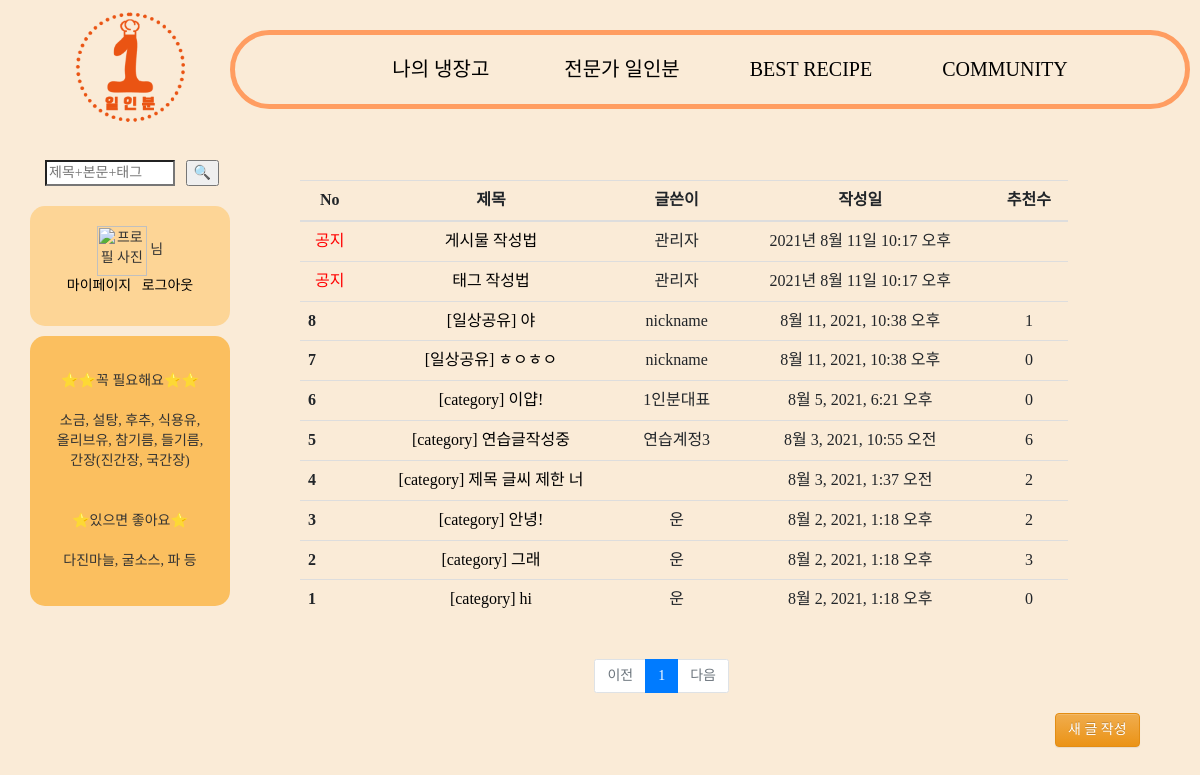
/community/list/ (signed in), run on an earlier commit of the app's database.
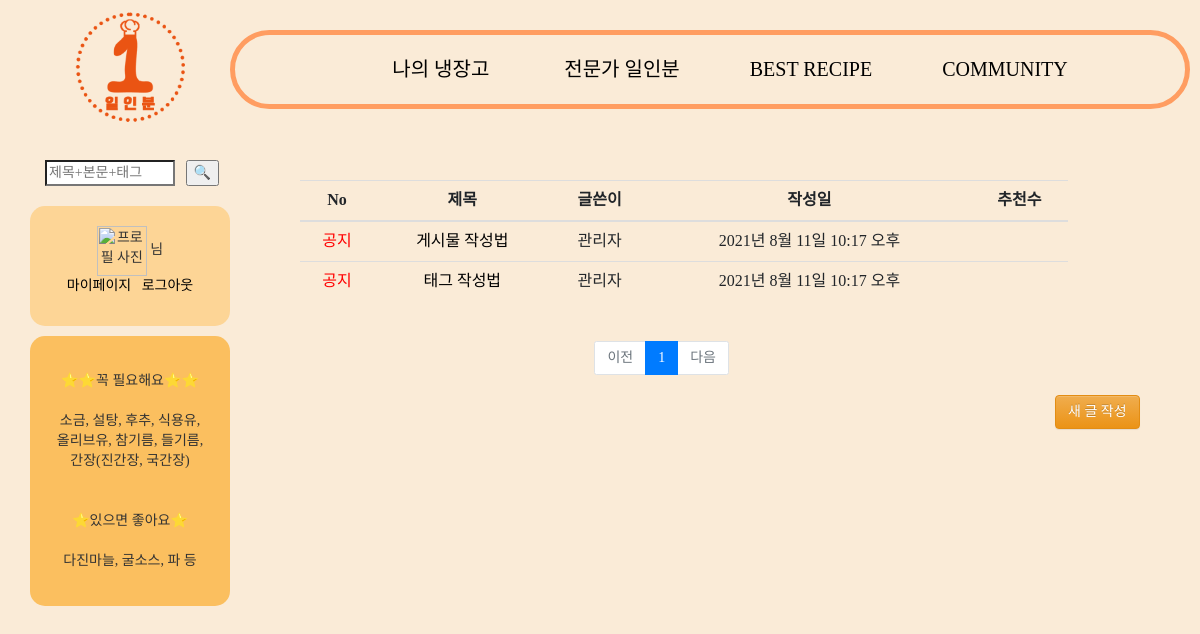
And on a later commit of the database.
### community/models.py (models this page shows, shortened)
class Post(models.Model):
    category_select = (
        ('일상공유','일상공유'),
        ('레시피공유', '레시피공유'),
    )
    writer = models.ForeignKey(CustomerUser, related_name="community", on_delete=models.CASCADE, verbose_name="작성자", null=True)
    title = models.CharField(max_length=100)
    content = models.TextField()
    category = models.CharField(max_length=30, choices=category_select, default='일상공유', null=True)
    pub_date = models.DateTimeField(auto_now_add=True, verbose_name="글작성일", null=True)
    like = models.ManyToManyField(CustomerUser, related_name='likes', blank=True)
    slug = models.SlugField('Slug', unique=False, allow_unicode=True, help_text='dashed words for title alias', null=True)
    tag = TagField()
    top_fixed = models.BooleanField(verbose_name='상단고정', default=False)

### accounts/models.py (models this page shows)
class CustomerUser(AbstractUser):
    POSITION = (
        ('일반', '일반'),
        ('사업자', '사업자'),
    )
    position = models.CharField(verbose_name='등급', max_length=1000, choices=POSITION)
    upload = CloudinaryField('uploads',blank=True,null=True)
    profile = CloudinaryField('images/',default='default_susbwu.JPG',blank=True,null=False)
    nickname = models.CharField(max_length=100)
    email = models.EmailField()
    def __str__(self):
        return self.nickname

### community/views.py (the view)
# urls.py: path('list/', views.list, name='list'),
def list(request):
    posts = Post.objects.order_by('-pub_date')
    notice_fixed = Post.objects.filter(top_fixed=True).order_by('-pub_date')
    page = request.GET.get('page','1')
    paginator = Paginator(posts, 10)
    page_obj = paginator.page(page)
    return render(request, 'list.html', {'posts': page_obj})

### community/templatetags/indexfilter.py (called while the page is built)
@register.filter
def sub(value, arg):
    return value - arg

### community/templates/list.html (shortened to what this page needs)
{% extends 'base.html' %}
{% load bootstrap4 %}
{% load static %}
{% block content %}
{% load indexfilter %}
<head>
</head>
<body>
    <div class="col-md-11">
        <div id="table1" class="row mt-5">
            <div class="col-12">
                <table class="table table-hover" style="text-align: center;">
                    <tr>
                    <th style="text-align: center;">No</th>
                    <th style="text-align: center;">제목</th>
                    <th style="text-align: center;">글쓴이</th>
                    <th style="text-align: center;">작성일</th>
                    <th style="text-align: center;">추천수</th>
                    </tr>
                <tbody>
                    <tr>
                        <td><font color="red">공지</font></td>
                        <td><a href="{% url 'notice1' %}">게시물 작성법</a></td>
                        <td>관리자</td>
                        <td>2021년 8월 11일 10:17 오후</td>
                        <td></td>
                    </tr>
                    <tr>
                        <td><font color="red">공지</font></td>
                        <td><a href="{% url 'notice2' %}">태그 작성법</a></td>
                        <td>관리자</td>
                        <td>2021년 8월 11일 10:17 오후</td>
                        <td></td>
                    </tr>
                    {% for post in posts %}
                    <tr>
                        <th scope="row">{{ posts.paginator.count|sub:posts.start_index|sub:forloop.counter0|add:1 }}</th>
                    {% if user.is_authenticated %}
                    <td><a href="{% url 'postshow' post.id %}">[{{ post.category }}] {{post.title}}</a></td>
                    {% else %}
                    <td><a href=""onclick = "return alert('로그인 후 열람 가능합니다.')">[{{ post.category }}] {{post.title}}</a></td>
                    {% endif %}
                    <td>{{ post.writer }}</td>
                    <td>{{ post.pub_date }}</td>
                    <td>{{ post.like.all.count }}</td>
                    </tr>
                    {% endfor %}
                </tbody>
                </table>
                </div>
            </div>
            <div class="page">
                <ul class="pagination justify-content-center">
                  {% if posts.has_previous %}
                  <li class="page-item">
                      <a class="page-link" href="?page={{ posts.previous_page_number }}">이전</a>
                  </li>
                  {% else %}
                  <li class="page-item disabled">
                      <a class="page-link" tabindex="-1" aria-disabled="true" href="#">이전</a>
                  </li>
                  {% endif %}
                  {% for page_number in posts.paginator.page_range %}
                      {% if page_number == posts.number %}
                      <li class="page-item active" aria-current="page">
                          <a class="page-link" href="?page={{ page_number }}">{{ page_number }}</a>
                      </li>
                      {% else %}
                      <li class="page-item">
                          <a class="page-link" href="?page={{ page_number }}">{{ page_number }}</a>
                      </li>
                      {% endif %}
                  {% endfor %}
                  {% if posts.has_next %}
                  <li class="page-item">
                      <a class="page-link" href="?page={{ posts.next_page_number }}">다음</a>
                  </li>
                  {% else %}
                  <li class="page-item disabled">
                      <a class="page-link" tabindex="-1" aria-disabled="true" href="#">다음</a>
                  </li>
                  {% endif %}
    </div>
    <div id="new">
    {% if user.is_authenticated %}
        <a class="new" href="{% url 'postcreate' %}"><button type="button" class="btn btn-warning">새 글 작성</button></a>
        {% endif %}
    </div>
</body>
{% endblock %}

What changed in the data, as far as the page shows it:
removed Post: paginator.count|sub "8", category "일상공유", title "야", writer "nickname", pub_date "8월 11, 2021, 10:38 오후", like.all.count "1"
removed Post: paginator.count|sub "7", category "일상공유", title "ㅎㅇㅎㅇ", writer "nickname", pub_date "8월 11, 2021, 10:38 오후", like.all.count "0"
removed Post: paginator.count|sub "6", category "category", title "이얍!", writer "1인분대표", pub_date "8월 5, 2021, 6:21 오후", like.all.count "0"
removed Post: paginator.count|sub "5", category "category", title "연습글작성중", writer "연습계정3", pub_date "8월 3, 2021, 10:55 오전", like.all.count "6"
removed Post: paginator.count|sub "4", category "category", title "제목 글씨 제한 너", pub_date "8월 3, 2021, 1:37 오전", like.all.count "2"
removed Post: paginator.count|sub "3", category "category", title "안녕!", writer "운", pub_date "8월 2, 2021, 1:18 오후", like.all.count "2"
removed Post: paginator.count|sub "2", category "category", title "그래", writer "운", pub_date "8월 2, 2021, 1:18 오후", like.all.count "3"
removed Post: paginator.count|sub "1", category "category", title "hi", writer "운", pub_date "8월 2, 2021, 1:18 오후", like.all.count "0"
